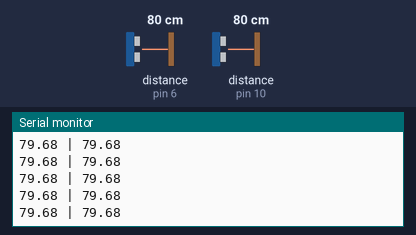
Simulated run of this sketch. Board: Arduino Uno, built with avr-gcc and run on an emulated ATmega328P. Shown: the last lines printed to the serial monitor. Wiring (inferred from the names in the program): 2 × ultrasonic range finder: trigger pin 5, echo pin 6 / trigger pin 9, echo pin 10. Inputs (shaded band) come from the test bench; at power-on: distance to the obstacle (sensors on pin 6, pin 10) 80 cm. The echo pulse lasts 58.3 µs per cm.

Above: at 2.2 s.
2.3 s: distance to the obstacle (sensor on pin 6) set to 2 cm
At 2.49 s:
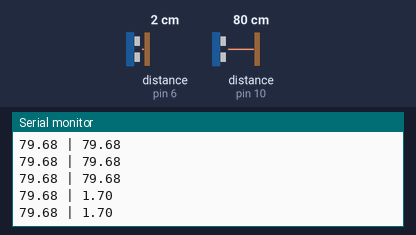
3.8 s: distance to the obstacle (sensor on pin 10) set to 250 cm
At 3.88 s:
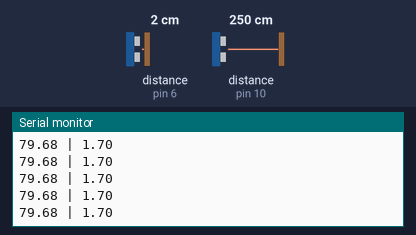
6.8 s: distance to the obstacle (sensor on pin 6) set to 4 cm
At 6.8 s:
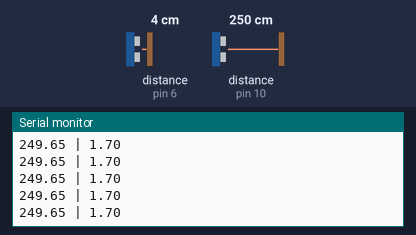
8.3 s: distance to the obstacle (sensor on pin 10) set to 2 cm
At 8.31 s:
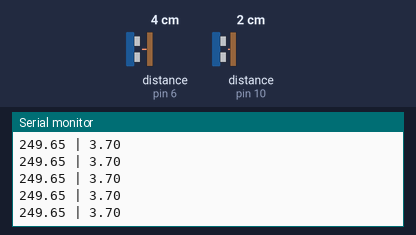
9.8 s: distance to the obstacle (sensor on pin 6) set to 120 cm
At 9.85 s:
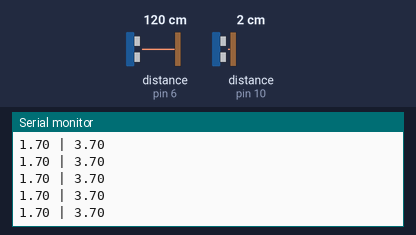
Timing chart, 0 to 12.8 s (numbered marks = the images above; inputs shaded):
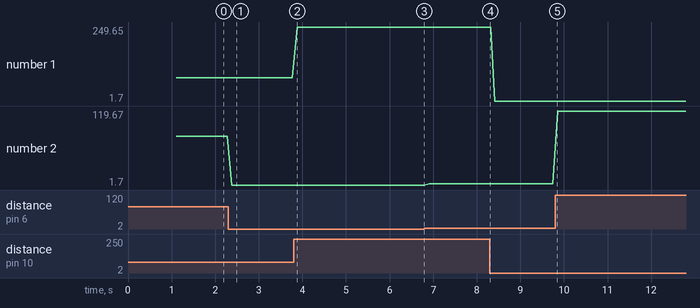

Measured:
- after the input at 2.3 s, the serial monitor: prints a new line after 0.08 s (image 1)
- plotted number 1: 79.68 → 249.65 after the input at 3.8 s
- plotted number 2: 79.68 → 1.7 after the input at 2.3 s, 1.7 → 3.7 after the input at 6.8 s, 3.7 → 119.67 after the input at 9.8 s

The sketch:

mozzi_theremin_smooth.ino
```cpp
/*
 * Solar Shrine - Basic Sensor Output
 * Simple ultrasonic sensor reading with serial output
 *
 * Pin Configuration:
 * - Pins 9,10: Ultrasonic sensor 1 (Trig, Echo)
 * - Pins 5,6: Ultrasonic sensor 2 (Trig, Echo)
 *
 * Features:
 * - Dual sensor reading
 * - Serial monitor output
 * - Basic distance measurement
 */

// Sensor pins
const int trigPin1 = 9;
const int echoPin1 = 10;
const int trigPin2 = 5;
const int echoPin2 = 6;

void setup() {
  Serial.begin(9600);
  delay(1000);

  // Sensor setup
  pinMode(trigPin1, OUTPUT);
  pinMode(echoPin1, INPUT);
  pinMode(trigPin2, OUTPUT);
  pinMode(echoPin2, INPUT);

  Serial.println("Solar Shrine - Basic Sensor Output");
  Serial.println("Reading dual ultrasonic sensors");
  Serial.println("Format: Sensor1_cm | Sensor2_cm");
}

float readDistance(int trigPin, int echoPin) {
  digitalWrite(trigPin, LOW);
  delayMicroseconds(2);
  digitalWrite(trigPin, HIGH);
  delayMicroseconds(10);
  digitalWrite(trigPin, LOW);

  float duration = pulseIn(echoPin, HIGH);
  float distance = (duration * 0.0343) / 2;

  // Return 0 if reading seems invalid
  if (distance <= 0 || duration == 0) {
    return 0;
  }

  return distance;
}

void loop() {
  // Read both sensors
  float distance1 = readDistance(trigPin1, echoPin1);
  float distance2 = readDistance(trigPin2, echoPin2);

  // Output to serial monitor
  Serial.print(distance1);
  Serial.print(" | ");
  Serial.println(distance2);

  delay(100);  // 10Hz update rate
} 
```
